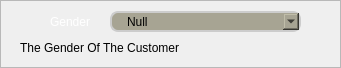
    <widget class="QFrame" name="Gender_Frame">
     <property name="geometry">
      <rect>
       <x>10</x>
       <y>210</y>
       <width>341</width>
       <height>68</height>
      </rect>
     </property>
     <property name="minimumSize">
      <size>
       <width>341</width>
       <height>68</height>
      </size>
     </property>
     <property name="maximumSize">
      <size>
       <width>341</width>
       <height>68</height>
      </size>
     </property>
     <property name="frameShape">
      <enum>QFrame::StyledPanel</enum>
     </property>
     <property name="frameShadow">
      <enum>QFrame::Raised</enum>
     </property>
     <widget class="QLabel" name="Customer_Gender_Icon">
      <property name="geometry">
       <rect>
        <x>20</x>
        <y>11</y>
        <width>21</width>
        <height>21</height>
       </rect>
      </property>
      <property name="minimumSize">
       <size>
        <width>21</width>
        <height>21</height>
       </size>
      </property>
      <property name="maximumSize">
       <size>
        <width>21</width>
        <height>21</height>
       </size>
      </property>
      <property name="styleSheet">
       <string notr="true">border: none;
background-color: rgba(0, 0, 0, 0);
color: rgb(255, 255, 255);
font: 75 18pt &quot;Acme&quot;;</string>
      </property>
      <property name="text">
       <string/>
      </property>
      <property name="pixmap">
       <pixmap resource="resources.qrc">:/Icons/Gender_White.png</pixmap>
      </property>
      <property name="scaledContents">
       <bool>true</bool>
      </property>
      <property name="alignment">
       <set>Qt::AlignCenter</set>
      </property>
     </widget>
     <widget class="QComboBox" name="Gender_Input">
      <property name="geometry">
       <rect>
        <x>110</x>
        <y>11</y>
        <width>191</width>
        <height>21</height>
       </rect>
      </property>
      <property name="minimumSize">
       <size>
        <width>191</width>
        <height>21</height>
       </size>
      </property>
      <property name="maximumSize">
       <size>
        <width>191</width>
        <height>21</height>
       </size>
      </property>
      <property name="styleSheet">
       <string notr="true">QComboBox {
	background-color:rgb(167, 164, 147);
	padding:1px 18px 1px 3px;
	padding-left: 15px;
	border: 2px solid #ccc;
	border-radius: 8px;
	background-repeat: no-repeat;
	background-position: left center;
	font: 75 15pt &quot;Acme&quot;;
}</string>
      </property>
      <item>
       <property name="text">
        <string>Null</string>
       </property>
       <property name="icon">
        <iconset resource="resources.qrc">
         <normaloff>:/Icons/Gender_Null_White.png</normaloff>
         <normalon>:/Icons/Gender_Null_Green.png</normalon>:/Icons/Gender_Null_White.png</iconset>
       </property>
      </item>
      <item>
       <property name="text">
        <string>Male</string>
       </property>
       <property name="icon">
        <iconset resource="resources.qrc">
         <normaloff>:/Icons/Gender_Male_White.png</normaloff>
         <normalon>:/Icons/Gender_Male_Green.png</normalon>:/Icons/Gender_Male_White.png</iconset>
       </property>
      </item>
      <item>
       <property name="text">
        <string>Female</string>
       </property>
       <property name="icon">
        <iconset resource="resources.qrc">
         <normaloff>:/Icons/Gender_Female_White.png</normaloff>
         <normalon>:/Icons/Gender_Female_Green.png</normalon>:/Icons/Gender_Female_White.png</iconset>
       </property>
      </item>
     </widget>
     <widget class="QLabel" name="Customer_Gender_Label">
      <property name="geometry">
       <rect>
        <x>50</x>
        <y>11</y>
        <width>61</width>
        <height>21</height>
       </rect>
      </property>
      <property name="minimumSize">
       <size>
        <width>61</width>
        <height>21</height>
       </size>
      </property>
      <property name="maximumSize">
       <size>
        <width>61</width>
        <height>21</height>
       </size>
      </property>
      <property name="styleSheet">
       <string notr="true">QLabel {
border: none;
background-color: rgba(0, 0, 0, 0);
color: rgb(255, 255, 255);
font: 75 13pt &quot;Acme&quot;;
}</string>
      </property>
      <property name="text">
       <string>Gender</string>
      </property>
     </widget>
     <widget class="QLabel" name="Gender_Infos">
      <property name="geometry">
       <rect>
        <x>20</x>
        <y>37</y>
        <width>301</width>
        <height>21</height>
       </rect>
      </property>
      <property name="minimumSize">
       <size>
        <width>301</width>
        <height>21</height>
       </size>
      </property>
      <property name="maximumSize">
       <size>
        <width>301</width>
        <height>21</height>
       </size>
      </property>
      <property name="styleSheet">
       <string notr="true">QLabel {border: none;
background-color: rgba(0, 0, 0, 0);
color: rgbrgb(0, 174, 255);
font: 75 13pt &quot;Acme&quot;;
}</string>
      </property>
      <property name="text">
       <string>The Gender Of The Customer</string>
      </property>
     </widget>
    </widget>
